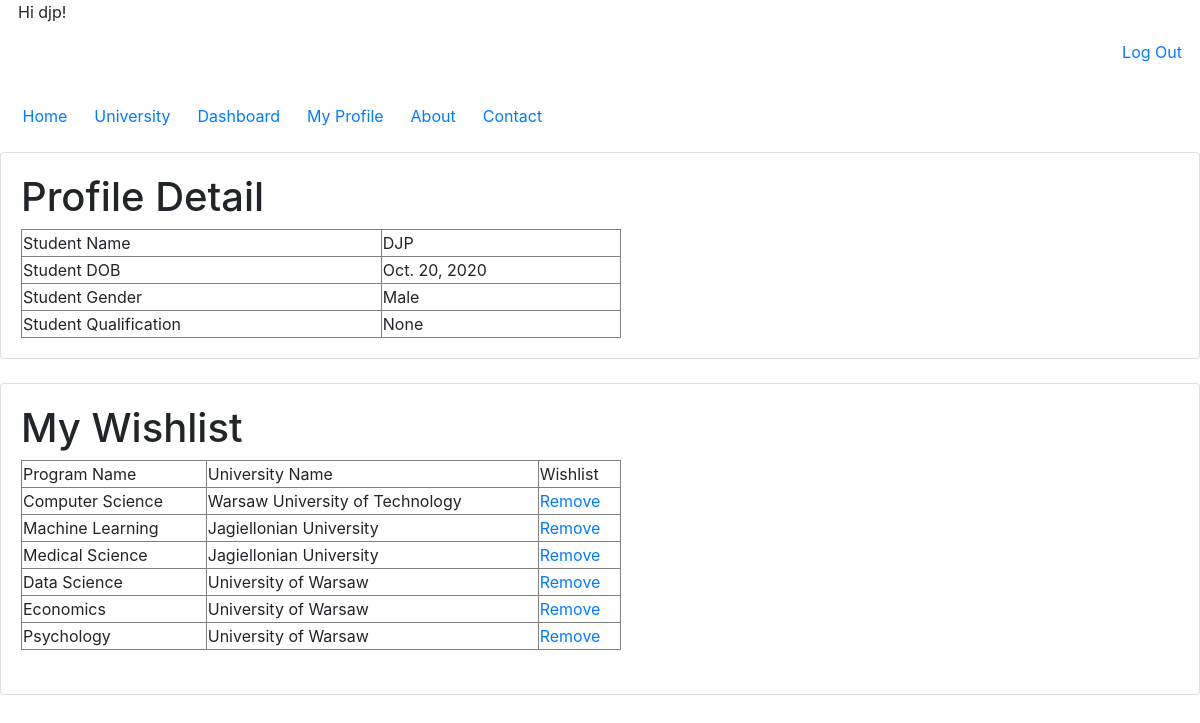
Screenshot of /profile/ (signed in) with the database file from the repository.
### WebApp/models.py (models this page shows, shortened)
class StudentDetail(models.Model):
    user = models.OneToOneField(User, on_delete=models.CASCADE, primary_key=True)
    student_name = models.CharField(max_length=50)
    student_dob = models.DateField()
    student_qualification = models.CharField(max_length=15)
    student_gender = models.CharField(max_length=10)

class ApplicationDetail(models.Model):
    uni_id = models.ForeignKey(UniversityDetail, on_delete=models.CASCADE)
    student_id = models.ForeignKey(StudentDetail, on_delete=models.CASCADE)
    course_id = models.ForeignKey(CourseName, on_delete=models.CASCADE)
    app_status = models.BooleanField()

class CourseName(models.Model):
    uni_id = models.ForeignKey(UniversityDetail, on_delete=models.CASCADE)
    course_id = models.IntegerField(primary_key=True)
    course_name = models.CharField(max_length=50)
    def __str__(self):
        return self.course_name

class UniversityDetail(models.Model):
    uni_id = models.IntegerField(primary_key=True)
    uni_name = models.CharField(max_length=250)
    uni_city = models.CharField(max_length=100)
    uni_type = models.CharField(max_length=100)
    uni_rank = models.IntegerField()
    uni_studentNumber = models.IntegerField()
    uni_intStudents = models.IntegerField()
    def __str__(self):
        return self.uni_name

### WebApp/views.py (the view)
# urls.py: path('profile/', views.profile_view, name='profile'),
@login_required(login_url='login')
def profile_view(request):
    current_user = request.user
    key = current_user.id
    query = StudentDetail.objects.raw('Select * FROM WebApp_studentdetail WHERE user_id == %s', [key])
    query2 = ApplicationDetail.objects.raw('Select * FROM WebApp_applicationdetail WHERE student_id_id == %s', [key])
    return render(request, 'Profile.html', {'query': query, 'query2': query2})

### templates/Profile.html (shortened to what this page needs)
{% extends 'Base.html' %}
{% block content %}
<div class="row">
	<div class="col-md">
		<div class="card card-body">
    <h1>Profile Detail</h1>
    {% for q in query %}
    <table border="1" width="600">
    <tr>
    <td>Student Name</td>
    <td>{{ q.student_name }}</td>
    </tr>
    <tr>
    <td>Student DOB</td>
     <td>{{ q.student_dob }}</td>
    </tr>
        <tr>
    <td>Student Gender</td>
     <td>{{ q.student_gender }}</td>
     </tr>
        <tr>
            <td>Student Qualification</td>
     <td>{{ q.student_qualification }}</td>
    </tr>
    {% endfor %}
    </table>
</div>
    </div>
</div>
<br>
<div class="row">
	<div class="col-md">
		<div class="card card-body">
    <h1>My Wishlist</h1>
    <table border="1" width="600">
    <tr>
    <td>Program Name</td>
    <td>University Name</td>
    <td>Wishlist</td>
    </tr>
    {% for q in query2 %}
    <tr>
    <td>{{ q.course_id}}</td>
    <td>{{ q.uni_id }}</td>
    <td><a href="{% url 'delete' q.id %}">Remove</a></td>
    </tr>
    {% endfor %}
    </table>
<br>
</div>
    </div>
</div>
{% endblock %}

### templates/Base.html (shortened to what this page needs)
<!DOCTYPE html>
<html lang="en">
<head>
<link rel="stylesheet" href="https://stackpath.bootstrapcdn.com/bootstrap/4.3.1/css/bootstrap.min.css">
</head>
<body>
  <main>
   <p align="left">
 {% if user.is_authenticated %}
    &nbsp;&nbsp;&nbsp;&nbsp;Hi {{ user.username }}!
 </p>
    <p align="right"><a href="{% url 'logout' %}">Log Out</a>&nbsp;&nbsp;&nbsp;&nbsp;</p>
  <br/>
{% endif %}
  <a  href="{% url 'home' %}">Home</a>
 <a href="{% url 'universityE' %}">University</a>
      <a  href="{% url 'dashboard' %}">Dashboard</a>
      <a  href="{% url 'profile' %}">My Profile</a>
      <a href="{% url 'about' %}">About</a>
      <a href="{% url 'contact' %}">Contact</a>
    <br/>
    <br/>
    {% block content %}
    {% endblock %}
  </main>
</body>
</html>

### rows the page displays
StudentDetail: student_name "DJP", student_dob "Oct. 20, 2020", student_gender "Male", student_qualification "None"
ApplicationDetail: course_id "Computer Science", uni_id "Warsaw University of Technology"
ApplicationDetail: course_id "Machine Learning", uni_id "Jagiellonian University"
ApplicationDetail: course_id "Medical Science", uni_id "Jagiellonian University"
ApplicationDetail: course_id "Data Science", uni_id "University of Warsaw"
ApplicationDetail: course_id "Economics", uni_id "University of Warsaw"
ApplicationDetail: course_id "Psychology", uni_id "University of Warsaw"

### other values shown
{{ user.username }} "djp"
